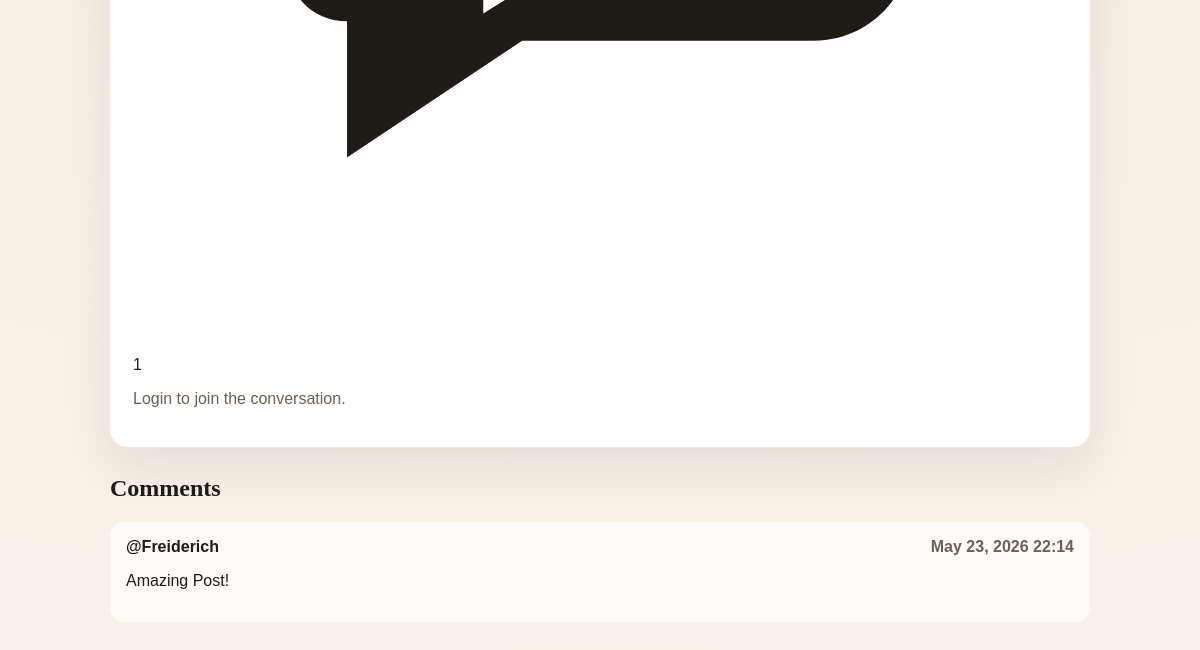
Page /posts/1/ (lower part) on the earlier database version.
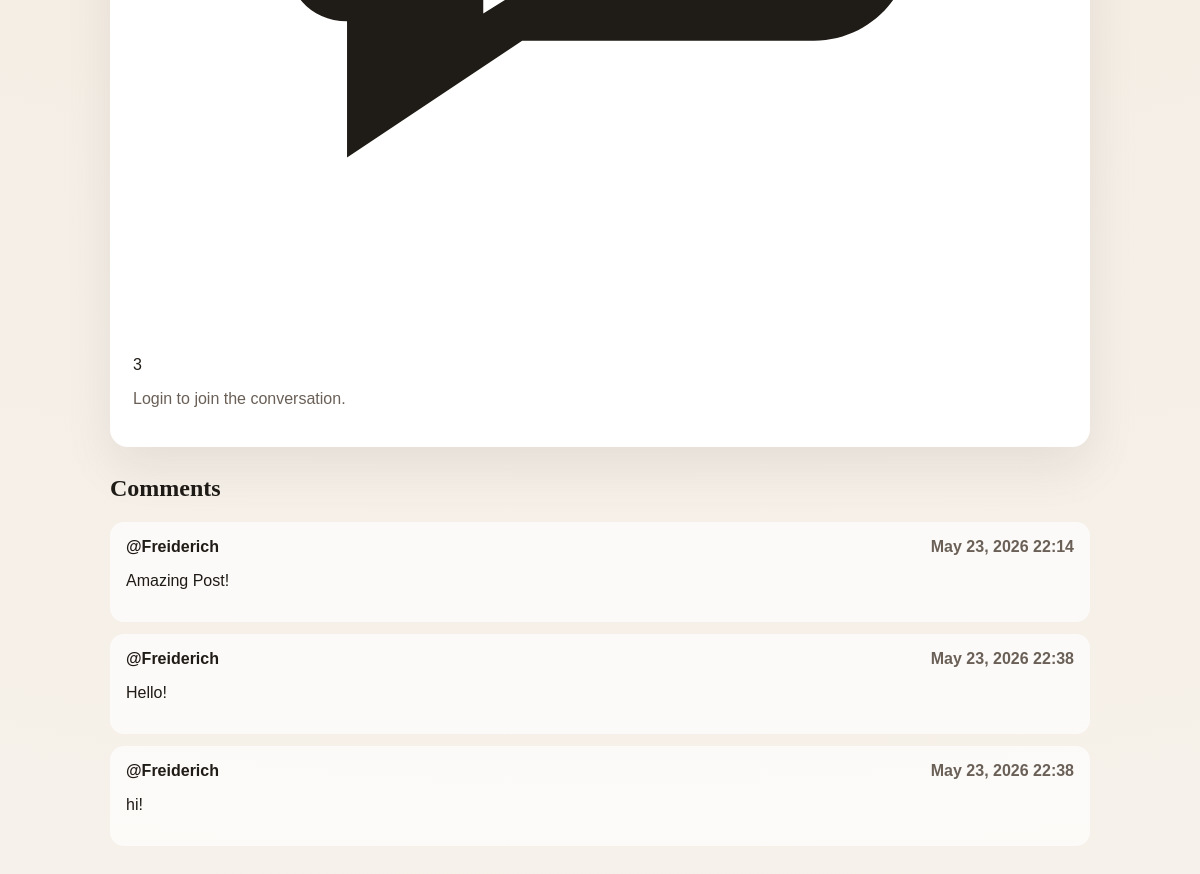
Same page on the later database version.
### posts/models.py (models this page shows, shortened)
class Comment(models.Model):
    post = models.ForeignKey(Post, on_delete=models.CASCADE, related_name="comments")
    author = models.ForeignKey(
        settings.AUTH_USER_MODEL, on_delete=models.CASCADE, related_name="comments"
    )
    body = models.TextField()
    created_at = models.DateTimeField(auto_now_add=True)
    class Meta:
        ordering = ["created_at"]

### posts/views.py (the view)
# urls.py: path("posts/<int:post_id>/", views.post_detail, name="post_detail"),
def post_detail(request, post_id):
    post = get_object_or_404(
        Post.objects.select_related("author", "author__profile").annotate(
            likes_count=Count("likes"),
            reactions_count=Count("reactions"),
            reaction_love_count=Count("reactions", filter=Q(reactions__kind="love")),
            reaction_laugh_count=Count("reactions", filter=Q(reactions__kind="laugh")),
            reaction_wow_count=Count("reactions", filter=Q(reactions__kind="wow")),
            reaction_sad_count=Count("reactions", filter=Q(reactions__kind="sad")),
            reaction_fire_count=Count("reactions", filter=Q(reactions__kind="fire")),
        ),
        id=post_id,
    )
    if post.visibility == Post.VISIBILITY_PRIVATE and request.user != post.author:
        return redirect("home")
    comments = post.comments.select_related("author", "author__profile")
    form = CommentForm()
    return render(
        request,
        "posts/post_detail.html",
        {"post": post, "comments": comments, "form": form},
    )

### templates/posts/post_detail.html (shortened to what this page needs)
{% extends "base.html" %}
{% block content %}
  {% with post_visibility=post.get_visibility_display %}
  <section class="card detail">
    <div class="post-actions">
      <a class="comment-action" href="#comment-form" aria-label="Comments" data-comment-jump>
        <svg viewBox="0 0 24 24" aria-hidden="true" focusable="false">
          <path d="M4 5.5C4 4.12 5.12 3 6.5 3h11C18.88 3 20 4.12 20 5.5v8c0 1.38-1.12 2.5-2.5 2.5H10l-4.5 3v-3.5C4.62 15.5 4 14.88 4 14V5.5Zm2 0V14h3v1.3L11.1 14H17.5c.28 0 .5-.22.5-.5v-8c0-.28-.22-.5-.5-.5h-11c-.28 0-.5.22-.5.5Z" fill="currentColor"/>
        </svg>
        {{ comments|length }}
      </a>
    </div>
    <section class="comment-bar" id="comment-form">
      {% if user.is_authenticated %}
        <form class="comment-form" method="post" action="{% url 'comment_create' post_id=post.id %}">
          {% csrf_token %}
          <div class="comment-avatar" aria-hidden="true">{{ user.username|first|upper }}</div>
          <div class="comment-composer">
            <label class="sr-only" for="{{ form.body.id_for_label }}">Comment</label>
            {{ form.body }}
          </div>
          <button type="submit" class="primary comment-submit">Post</button>
        </form>
      {% else %}
        <p class="muted">Login to join the conversation.</p>
      {% endif %}
    </section>
  </section>
  {% endwith %}
  <section class="comments" id="comments">
    <h2>Comments</h2>
    <div class="comment-list">
      {% for comment in comments %}
        <div class="comment" data-comment-id="{{ comment.id }}">
          <div class="comment-meta">
            <a href="{% url 'profile' username=comment.author.username %}">@{{ comment.author.username }}</a>
            <span class="muted">{{ comment.created_at|date:"M d, Y H:i" }}</span>
          </div>
          <p data-comment-body>{{ comment.body }}</p>
        </div>
      {% empty %}
        <p class="muted">No comments yet.</p>
      {% endfor %}
    </div>
  </section>
{% endblock %}

Differences in the rows shown:
added Comment: author.username "Freiderich", created_at "May 23, 2026 22:38", body "Hello!"
added Comment: author.username "Freiderich", created_at "May 23, 2026 22:38", body "hi!"
Other differences:
{{ comments|length }}: "1" → "3"
